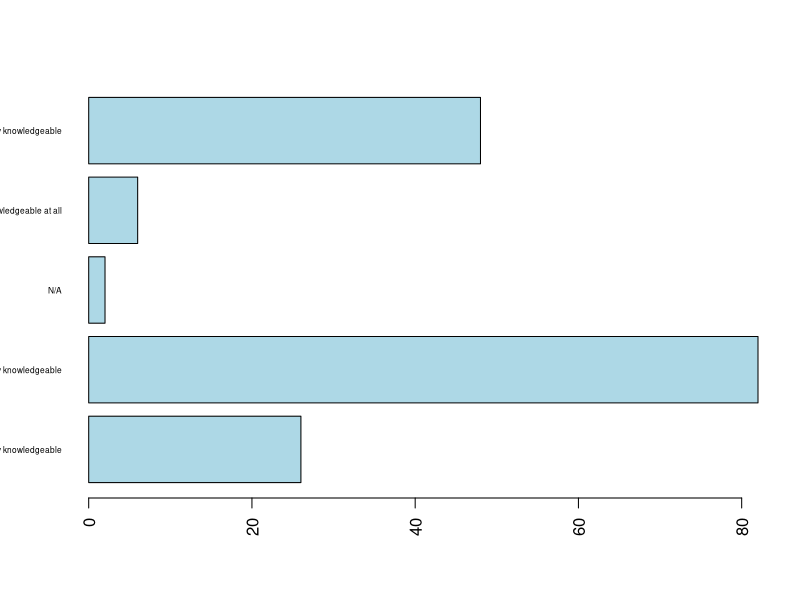

R code for this plot: (Note: this script raises an error after producing the figure.)
library(sqldf)
library(dplyr)

survey <- read.csv("informatics_survey.csv", stringsAsFactors = FALSE)

# What happens if we don't set the stringsAsFactors argument?
q5_1 <- data.frame(survey$Q5_1, stringsAsFactors = FALSE)

colnames(q5_1) <- c("response")

q5_1 <- subset(q5_1, response != "")
q5_1 <- q5_1[q5_1$response != "",]

cnts <- table(q5_1)

barplot(cnts, 
        horiz = TRUE, 
        col   = 'lightblue',
        las   = 2,
        cex.names = 0.5)

opar <- par()

par(mai = c(.5, 1.5, .5, .5))

# You can write a select statement with new column names.
tmp <- sqldf("select q3 as department, count(q3) as total from survey where q3 != ' ' group by q3")

# Or, you can execute a simple select and rename the variables afterwards.
tmp <- sqldf("select q3, count(q3) from survey where q3 != ' ' group by q3")

# Rename the columns -- department & department count.
colnames(tmp)  <- c("dept","dept_cnt")

# Add new column for academic group (HUM Humanities, SCI Sciences, SOC, Social Sciences, MED Medical)
tmp$acad_grp <- ""                       

# Set the new acad_grp column, using fix().  What happens if you use edit()?
fix(tmp)                                   

# Save a backup copy of the modified dataframe.
write.csv(tmp, file = "tmp.csv")          

# Create a new dataframe of the two columns needed for the pie chart. 
temp <- data.frame(tmp$acad_grp, tmp$dept_cnt, stringsAsFactors = FALSE)
colnames(temp) <- c("acad_grp","dept_cnt")

# Group rows by academic group and then sum dept_cnt for each academic group.
grp_by <- group_by(temp, acad_grp)            
slices <- summarize(grp_by, grp_tot = sum(dept_cnt))     

# Calculate percentages, round to two digits, and then create labels.
slices$grp_pct <- (slices$grp_tot / sum(slices$grp_tot))
slices$grp_pct <- round(slices$grp_pct, 2) * 100
slices$lbl     <- paste(slices$acad_grp, " ", slices$grp_pct, "%", sep = "")
 
# And finally, generate the pie chart.
pie(slices$grp_pct, labels = slices$lbl, main = "Participation by Academic Area") 

# We can accomplish the same thing with the pipe operator.
slices <- group_by(temp, acad_grp) %>% summarize(grp_tot = sum(dept_cnt))

pie(slices$grp_tot, labels = slices$acad_grp, main = "Pie Chart (Pipe)") 

# Code to make the slice labels more descriptive.
slices$acad_grp[1] <- "Humanities"
slices$acad_grp[2] <- "Health Sciences"
slices$acad_grp[3] <- "Sciences"
slices$acad_grp[4] <- "Social Sciences"
slices$acad_grp[5] <- "Unknown"
